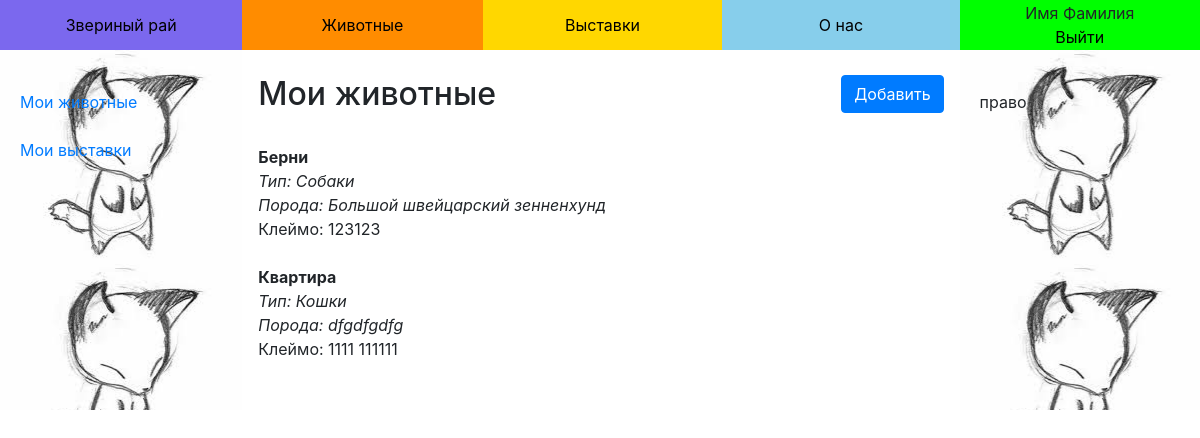
The page /pets (signed in) on the database its author committed.
### data/users.py (models this page shows, shortened)
class User(SqlAlchemyBase, UserMixin, CRUDMixin):
    __tablename__ = 'users'
    first_name = sqlalchemy.Column(sqlalchemy.String)
    last_name = sqlalchemy.Column(sqlalchemy.String)
    email = sqlalchemy.Column(sqlalchemy.String, index=True, unique=True)
    hashed_password = sqlalchemy.Column(sqlalchemy.String)
    role_id = sqlalchemy.Column(sqlalchemy.Integer)
    fillable = ['first_name', 'last_name', 'email']
    @property
    def is_admin(self):
        return self.role_id == ADMIN_ROLE

### data/pets.py (models this page shows)
class Pet(SqlAlchemyBase, CRUDMixin):
    __tablename__ = 'pets'
    name = sqlalchemy.Column(sqlalchemy.String)
    number = sqlalchemy.Column(sqlalchemy.Integer)
    user_id = sqlalchemy.Column(sqlalchemy.Integer, sqlalchemy.ForeignKey("users.id"))
    breed_id = sqlalchemy.Column(sqlalchemy.Integer, sqlalchemy.ForeignKey("breeds.id"))
    user = orm.relation("User")
    breed = orm.relation("Breed")

### data/animals.py (models this page shows)
class Animal(SqlAlchemyBase, CRUDMixin):
    __tablename__ = 'animals'
    name = sqlalchemy.Column(sqlalchemy.String)
    breeds = orm.relation("Breed", backref="animals")

### data/breeds.py (models this page shows)
class Breed(SqlAlchemyBase, CRUDMixin):
    __tablename__ = 'breeds'
    name = sqlalchemy.Column(sqlalchemy.String)
    photo = sqlalchemy.Column(sqlalchemy.String, nullable=True)
    about = sqlalchemy.Column(sqlalchemy.String, nullable=True)
    animal_id = sqlalchemy.Column(sqlalchemy.Integer, sqlalchemy.ForeignKey("animals.id"))
    animal = orm.relation('Animal')

### routes/public.py (the view)
@public.route('/pets')
@login_required
def pets():
    my_pets = Pet.filter(current_user.id == Pet.user_id).order_by(Pet.name).all()
    return render_template('my_pets.html', title='Мои животные', pets=my_pets)

### data/mixins.py (called while the page is built)
    @classmethod
    def query(cls):
        return cls._db_session().query(cls)

    @classmethod
    def get(cls, id):
        return cls.query().get(id)

    @classmethod
    def filter(cls, criterion):
        return cls.query().filter(criterion)

    @classmethod
    def _db_session(cls):
        if not hasattr(cls, 'db_session'):
            cls.db_session = db_session()
        return cls.db_session

### routes/utils.py (called while the page is built)
def user_loader(user_id):
    return User.get(user_id)

### templates/my_pets.html
{% extends "base.html" %}
{% block content %}
    <div class="clearfix">
        <h2 class="float-left"> {{title}} </h2>
        <a class="btn btn-primary float-right" href="{{ url_for('public.add_pet') }}">Добавить</a>
    </div><br>
    <div>
    {% if pets == [] %}
        Вы не добвили ни одного питомца
    {% else %}
        {% for pet in pets %}
            <b>{{ pet.name }}</b><br>
            <i>Тип: {{ pet.breed.animal.name }}</i> <br>
            <i>Порода: {{ pet.breed.name }}</i> <br>
            Клеймо: {{ pet.number }}<br><br>
        {% endfor %}
    {% endif %}
    </div>
    <br>
{% endblock %}

### templates/base.html (shortened to what this page needs)
<!DOCTYPE html>
<html lang="en">
  <head>
    <link rel="stylesheet"
          href="https://stackpath.bootstrapcdn.com/bootstrap/4.4.1/css/bootstrap.min.css"
 />
  </head>
  <body bgcolor="Khaki">
    <table width="100%" align="center">
      <tr id="menu">
        <td width="250px" height="50px" bgcolor="#7B68EE" align="center"><a href="/">Звериный рай</a></td>
        <td width="250px" height="50px" bgcolor="#FF8C00" align="center"><a href="{{ url_for('public.animals') }}"> Животные</a></td>
        <td width="250px" height="50px" bgcolor="#FFD700" align="center"><a href="{{ url_for('public.exhibitions') }}"> Выставки</a></td>
        <td width="250px" height="50px" bgcolor="#87CEEB" align="center"><a href="/about">О нас</a></td>
        <td width="250px" height="50px" bgcolor="#00FF00" align="center">
          {% if current_user.is_authenticated %}
            {{ current_user.first_name }} {{ current_user.last_name }}<br>
            <a href="/logout">Выйти</a>
          {% else %}
            <a href="/login">Вход</a> / <a href="/register">Регистрация</a>
          {% endif %}
        </td>
      </tr>
        <tr>
        <td class="field">
          {% if current_user.is_authenticated %}
            {% if current_user.is_admin %}
              <a href="{{url_for('admin.animals_view')}}">Животные</a><br><br>
              <a href="{{url_for('admin.breeds_view')}}">Породы</a><br><br>
              <a href="{{url_for('admin.exhibitions_view')}}">Выставки</a>
            {% else %}
              <a href="{{url_for('public.pets')}}">Мои животные</a><br><br>
              <a href="">Мои выставки</a>
            {% endif %}
          {% endif %}
        </td>
        <td colspan="3" valign="top">
          <br>
          <main role="main" class="container">
              {% block content %} {% endblock %}
          </main>
        </td>
        <td class="field">
          право
        </td>
      </tr>
    </table>
  </body>
</html>

### templates/base.html (style rules this page uses)
body { margin: 0; padding: 0 }
#menu a { color: #000 }
.field { background: url(/static/images/field_bg.jpg) 50% 0; width: 250px; vertical-align: top; padding: 40px 20px }

### rows shown on the page
User: first_name "Имя", last_name "Фамилия"
Pet: name "Берни", breed.animal.name "Собаки", breed.name "Большой швейцарский зенненхунд", number "123123"
Pet: name "Квартира", breed.animal.name "Кошки", breed.name "dfgdfgdfg", number "1111 111111"

### other values the page prints
{{ title }} "Мои животные"
